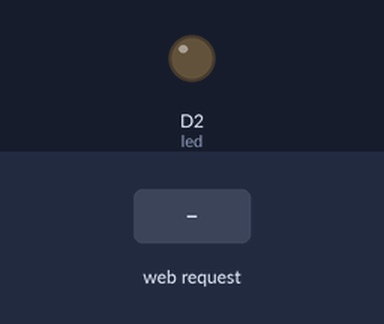
Bench run of a sketch on a simulated ESP8266 (NodeMCU). Shown: output pins drawn as LEDs (lit = HIGH). The inputs (shaded band) are chosen by the test bench. WiFi joins after 1.5 s; servers stay silent unless stated; what the sketch prints to the serial monitor is not drawn.

Above: at 2.7 s.
2.8 s: HTTP request GET /led?led=1 received
At 3.8 s:
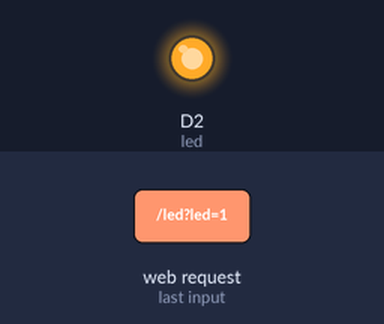
4.3 s: HTTP request GET /led received
At 4.9 s:
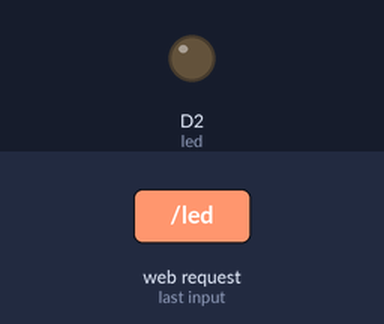
5.8 s: HTTP request GET /led?a=1&b=1&led=1 received
At 6.1 s:
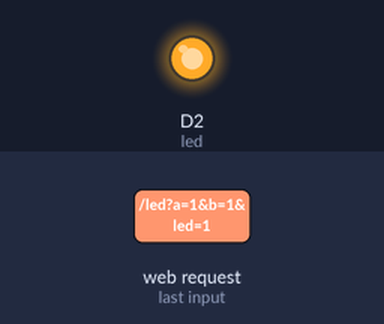
Timing chart, 0 to 8.8 s (numbered marks = the images above; inputs shaded):
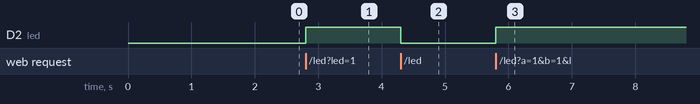

Measured:
- after the input at 2.8 s, D2 (led): LOW → HIGH at once
- after the input at 4.3 s, D2 (led): HIGH → LOW at once
- after the input at 5.8 s, D2 (led): LOW → HIGH at once

The sketch:

Web_browser.ino
```cpp
#include <ESP8266WiFi.h>
#include <ESP8266WebServer.h>

const char* ssid = "wifi_ssid";
const char* password = "wifi_password";

const int led = D2;
int state = 0;
String status_led = "OFF";

ESP8266WebServer server(80);

void handle_hello() {

  String value = server.arg("a");
  String value2 = server.arg("b");
  server.send(200, "text/html", "A = " + value + " : B = " + value2);
  Serial.println(value + ":" + value2);
}

void handle_led() {
  state = server.arg("led").toInt();
  status_led = "ON";
  if (state == 1) {
    digitalWrite(led, 1);
    status_led = "ON";
  } else {
    digitalWrite(led, 0);
    status_led = "OFF";
  }
  server.send(200, "text/plain", "LED is " + status_led);
}

void handle_control() {
  String html = "LED Status = " + status_led;
  server.send(200, "text/html", "LED is " + status_led + "<p><a href=led?led=1><button> ON </button></a><a href=led?led=0><button> OFF </button></a>");
}

void setup(void) {
  Serial.begin(115200);
  Serial.println("");
  pinMode(led, OUTPUT);

  // Connect to WiFi network
  WiFi.begin(ssid, password);

  // Wait for connection
  while (WiFi.status() != WL_CONNECTED) {
    delay(500);
    Serial.print(".");
  }
  Serial.println("");
  Serial.print("Connected to ");
  Serial.println(ssid);
  Serial.print("IP address: ");
  Serial.println(WiFi.localIP());

  server.on("/", []() {
    server.send(200, "text/html", "<h1>ESP8266 NodeMCU Tutor</h1>");
  });


  server.on("/led", handle_led);
  server.on("/hello", handle_hello);
  server.on("/control", handle_control);

  // Start the server
  server.begin();
  Serial.println("HTTP server started");
}

void loop(void) {
  // check for incomming client connections frequently in the main loop:
  server.handleClient();
}
```
